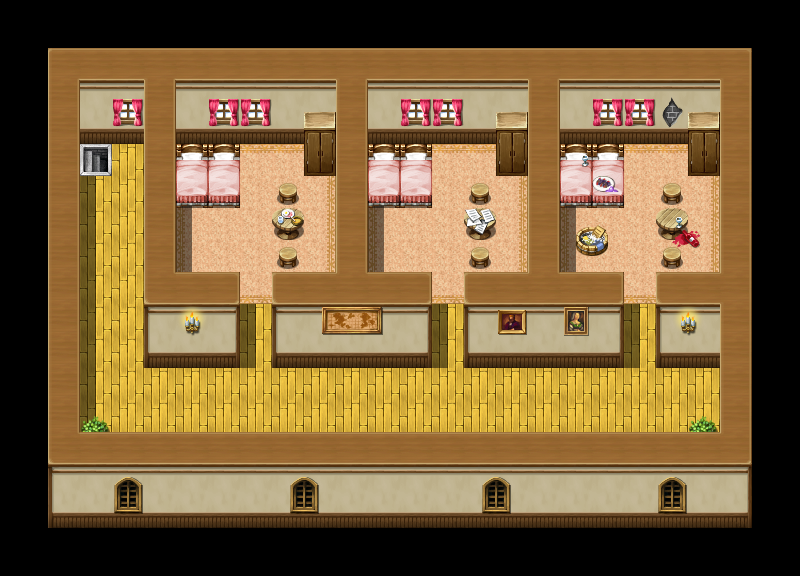

A level layout from a 2D game, rendered from its tile map. Below: a short description, then the map file with tile-grid data replaced by summaries:
An orthogonal 50x36 tile map with 16x16 px tiles, 7 tile layers (under0 black, under1 none, under2 background, under3 background, ...), 5 tilesets and 35 objects (2x invernia_inn_1f, 2x step_stone, 2x w, step_carpet, person58, ...).

<map version="1.0" orientation="orthogonal" renderorder="right-down" width="50" height="36" tilewidth="16" tileheight="16" nextobjectid="53">
 <tileset firstgid="1" name="invernia_inn_2f" tilewidth="16" tileheight="16" tilecount="1976" columns="52">
  <image source="tilesets/invernia_inn_2f.png" width="832" height="608" />
 </tileset>
 <tileset firstgid="1977" name="outside_b" tilewidth="16" tileheight="16" tilecount="1024" columns="32">
  <image source="tilesets/outside_b.png" width="512" height="512" />
 </tileset>
 <tileset firstgid="3001" name="inside_b" tilewidth="16" tileheight="16" tilecount="1024" columns="32">
  <image source="tilesets/inside_b.png" width="512" height="512" />
 </tileset>
 <tileset firstgid="4025" name="inside_c" tilewidth="16" tileheight="16" tilecount="1024" columns="32">
  <image source="tilesets/inside_c.png" width="512" height="512" />
 </tileset>
 <tileset firstgid="5049" name="flame" tilewidth="16" tileheight="16" tilecount="384" columns="24">
  <image source="tilesets/flame.png" width="384" height="256" />
  <tile id="60">
   <animation>
    <frame tileid="60" duration="100" />
    <frame tileid="62" duration="100" />
    <frame tileid="64" duration="100" />
   </animation>
  </tile>
  <tile id="61">
   <animation>
    <frame tileid="61" duration="100" />
    <frame tileid="63" duration="100" />
    <frame tileid="65" duration="100" />
   </animation>
  </tile>
  <tile id="84">
   <animation>
    <frame tileid="84" duration="100" />
    <frame tileid="86" duration="100" />
    <frame tileid="88" duration="100" />
   </animation>
  </tile>
  <tile id="85">
   <animation>
    <frame tileid="85" duration="100" />
    <frame tileid="87" duration="100" />
    <frame tileid="89" duration="100" />
   </animation>
  </tile>
  <tile id="144">
   <animation>
    <frame tileid="144" duration="100" />
    <frame tileid="146" duration="100" />
    <frame tileid="148" duration="100" />
   </animation>
  </tile>
  <tile id="145">
   <animation>
    <frame tileid="145" duration="100" />
    <frame tileid="147" duration="100" />
    <frame tileid="149" duration="100" />
   </animation>
  </tile>
  <tile id="168">
   <animation>
    <frame tileid="168" duration="100" />
    <frame tileid="170" duration="100" />
    <frame tileid="172" duration="100" />
   </animation>
  </tile>
  <tile id="169">
   <animation>
    <frame tileid="169" duration="100" />
    <frame tileid="171" duration="100" />
    <frame tileid="173" duration="100" />
   </animation>
  </tile>
 </tileset>
 <layer name="under0 black" width="50" height="36">
  <data>[1800 cells, 1800 non-empty, 1 distinct tile ids]</data>
 </layer>
 <layer name="under1 none" width="50" height="36">
  <data>[1800 cells, 0 non-empty, 0 distinct tile ids]</data>
 </layer>
 <layer name="under2 background" width="50" height="36">
  <data>[1800 cells, 1250 non-empty, 1250 distinct tile ids]</data>
 </layer>
 <layer name="under3 background" width="50" height="36">
  <data>[1800 cells, 88 non-empty, 56 distinct tile ids]</data>
 </layer>
 <layer name="under4 background" width="50" height="36">
  <data>[1800 cells, 4 non-empty, 4 distinct tile ids]</data>
 </layer>
 <layer name="over5 player" width="50" height="36">
  <data>[1800 cells, 0 non-empty, 0 distinct tile ids]</data>
 </layer>
 <layer name="over6 background" width="50" height="36">
  <data>[1800 cells, 70 non-empty, 70 distinct tile ids]</data>
 </layer>
 <objectgroup name="portals" visible="0">
  <object id="1" name="invernia_inn_1f" x="80" y="128" width="32" height="16" />
 </objectgroup>
 <objectgroup name="start_pos" visible="0">
  <object id="2" name="invernia_inn_1f" x="80" y="160" width="16" height="16">
   <properties>
    <property name="direction" value="South" />
   </properties>
  </object>
 </objectgroup>
 <objectgroup name="sounds" visible="0">
  <object id="3" name="step_stone" x="48" y="48" width="112" height="480" />
  <object id="37" name="step_stone" x="160" y="304" width="592" height="224" />
  <object id="38" name="step_carpet" x="160" y="48" width="592" height="256" />
 </objectgroup>
 <objectgroup name="low_blocker" visible="0">
  <object id="6" x="272" y="176" width="32" height="80" />
  <object id="7" x="176" y="144" width="64" height="48" />
  <object id="8" x="464" y="176" width="32" height="80" />
  <object id="10" x="368" y="144" width="64" height="48" />
  <object id="11" x="560" y="144" width="64" height="48" />
  <object id="12" x="656" y="176" width="32" height="80" />
  <object id="39" x="112" y="144" height="16" />
  <object id="40" x="80" y="416" width="32" height="16" />
  <object id="41" x="688" y="416" width="32" height="16" />
  <object id="48" x="576" y="224" width="32" height="16" />
 </objectgroup>
 <objectgroup name="high_blocker" visible="0">
  <object id="13" x="48" y="128" width="32" height="400" />
  <object id="15" x="80" y="448" width="672" height="80" />
  <object id="17" x="720" y="48" width="32" height="400" />
  <object id="19" x="48" y="48" width="672" height="80" />
  <object id="22" x="688" y="128" width="32" height="32" />
  <object id="23" x="304" y="128" width="32" height="32" />
  <object id="25" x="144" y="128" width="32" height="160" />
  <object id="26" x="336" y="128" width="32" height="160" />
  <object id="27" x="528" y="128" width="32" height="160" />
  <object id="28" x="144" y="288" width="96" height="64" />
  <object id="29" x="272" y="288" width="160" height="64" />
  <object id="30" x="464" y="288" width="160" height="64" />
  <object id="31" x="656" y="288" width="64" height="64" />
  <object id="36" x="496" y="128" width="32" height="32" />
 </objectgroup>
 <objectgroup name="objects">
  <object id="42" name="person58" x="272" y="240" width="32" height="32">
   <properties>
    <property name="direction" value="north" />
   </properties>
  </object>
  <object id="43" name="person59" x="272" y="176" width="32" height="32">
   <properties>
    <property name="direction" value="south" />
   </properties>
  </object>
  <object id="45" name="person61" x="464" y="240" width="32" height="32">
   <properties>
    <property name="direction" value="north" />
   </properties>
  </object>
  <object id="46" name="person60" type="w" x="400" y="192" width="32" height="32" />
  <object id="47" name="person62" type="w" x="624" y="192" width="32" height="32" />
  <object id="52" name="note3" x="320" y="304" width="64" height="48" />
 </objectgroup>
 <objectgroup name="events" />
</map>
